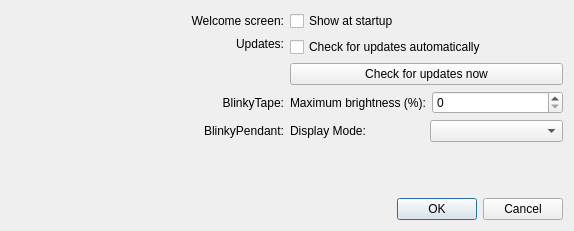
<?xml version="1.0" encoding="UTF-8"?>
<ui version="4.0">
 <class>Preferences</class>
 <widget class="QDialog" name="Preferences">
  <property name="windowModality">
   <enum>Qt::WindowModal</enum>
  </property>
  <property name="geometry">
   <rect>
    <x>0</x>
    <y>0</y>
    <width>574</width>
    <height>231</height>
   </rect>
  </property>
  <property name="windowTitle">
   <string>Preferences</string>
  </property>
  <layout class="QVBoxLayout" name="verticalLayout">
   <item>
    <layout class="QGridLayout" name="gridLayout">
     <item row="2" column="0">
      <widget class="QLabel" name="label_4">
       <property name="text">
        <string>BlinkyTape:</string>
       </property>
       <property name="alignment">
        <set>Qt::AlignRight|Qt::AlignTrailing|Qt::AlignVCenter</set>
       </property>
      </widget>
     </item>
     <item row="0" column="0">
      <widget class="QLabel" name="label">
       <property name="text">
        <string>Welcome screen:</string>
       </property>
       <property name="alignment">
        <set>Qt::AlignRight|Qt::AlignTrailing|Qt::AlignVCenter</set>
       </property>
      </widget>
     </item>
     <item row="1" column="1">
      <layout class="QVBoxLayout" name="verticalLayout_2">
       <item>
        <widget class="QCheckBox" name="automaticUpdateCheck">
         <property name="text">
          <string>Check for updates automatically</string>
         </property>
        </widget>
       </item>
       <item>
        <widget class="QPushButton" name="checkForUpdates">
         <property name="text">
          <string>Check for updates now</string>
         </property>
        </widget>
       </item>
      </layout>
     </item>
     <item row="0" column="1">
      <widget class="QCheckBox" name="showWelcomeScreen">
       <property name="text">
        <string>Show at startup</string>
       </property>
      </widget>
     </item>
     <item row="1" column="0">
      <widget class="QLabel" name="label_3">
       <property name="text">
        <string>Updates:</string>
       </property>
       <property name="alignment">
        <set>Qt::AlignRight|Qt::AlignTop|Qt::AlignTrailing</set>
       </property>
      </widget>
     </item>
     <item row="2" column="1">
      <layout class="QHBoxLayout" name="horizontalLayout_3">
       <item>
        <widget class="QLabel" name="label_5">
         <property name="text">
          <string>Maximum brightness (%):</string>
         </property>
        </widget>
       </item>
       <item>
        <widget class="QSpinBox" name="blinkyTapeMaxBrightness"/>
       </item>
      </layout>
     </item>
     <item row="3" column="0">
      <widget class="QLabel" name="label_2">
       <property name="text">
        <string>BlinkyPendant:</string>
       </property>
       <property name="alignment">
        <set>Qt::AlignRight|Qt::AlignTrailing|Qt::AlignVCenter</set>
       </property>
      </widget>
     </item>
     <item row="3" column="1">
      <layout class="QHBoxLayout" name="horizontalLayout">
       <item>
        <widget class="QLabel" name="label_6">
         <property name="text">
          <string>Display Mode:</string>
         </property>
        </widget>
       </item>
       <item>
        <widget class="QComboBox" name="blinkyPendantDisplayMode"/>
       </item>
      </layout>
     </item>
    </layout>
   </item>
   <item>
    <spacer name="verticalSpacer">
     <property name="orientation">
      <enum>Qt::Vertical</enum>
     </property>
     <property name="sizeHint" stdset="0">
      <size>
       <width>20</width>
       <height>40</height>
      </size>
     </property>
    </spacer>
   </item>
   <item>
    <widget class="QDialogButtonBox" name="buttonBox">
     <property name="orientation">
      <enum>Qt::Horizontal</enum>
     </property>
     <property name="standardButtons">
      <set>QDialogButtonBox::Cancel|QDialogButtonBox::Ok</set>
     </property>
    </widget>
   </item>
  </layout>
 </widget>
 <resources/>
 <connections>
  <connection>
   <sender>buttonBox</sender>
   <signal>accepted()</signal>
   <receiver>Preferences</receiver>
   <slot>accept()</slot>
   <hints>
    <hint type="sourcelabel">
     <x>248</x>
     <y>254</y>
    </hint>
    <hint type="destinationlabel">
     <x>157</x>
     <y>274</y>
    </hint>
   </hints>
  </connection>
  <connection>
   <sender>buttonBox</sender>
   <signal>rejected()</signal>
   <receiver>Preferences</receiver>
   <slot>reject()</slot>
   <hints>
    <hint type="sourcelabel">
     <x>316</x>
     <y>260</y>
    </hint>
    <hint type="destinationlabel">
     <x>286</x>
     <y>274</y>
    </hint>
   </hints>
  </connection>
 </connections>
</ui>
